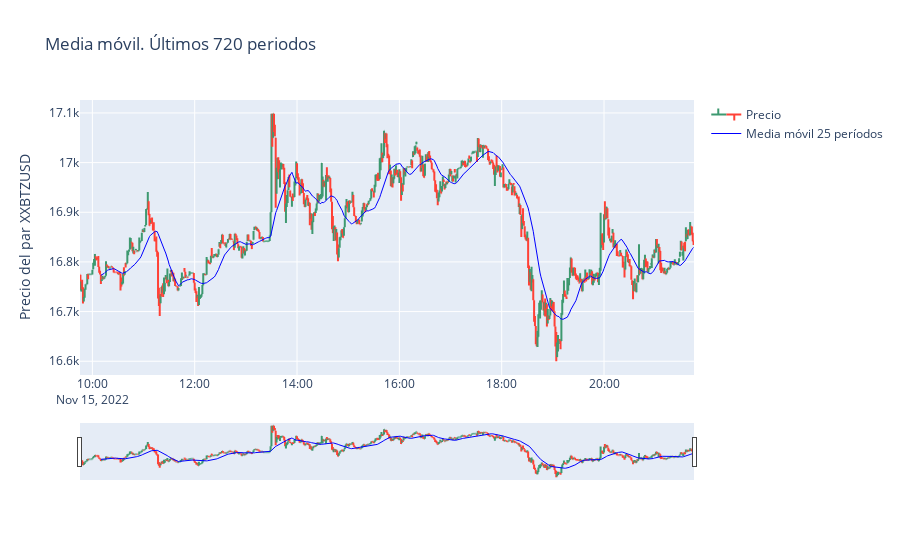

Here is the notebook cell this chart was saved with:
### Markdown cell above
## Gráfico média móvil

### Code cell
hovertext = []
for i in range(len(df_test['open'])):
    hovertext.append('<br>Precio: '+str(df_test['close'][i]))

fig = go.Figure(data=[go.Ohlc(x=df_test['time'],
                open=df_test['open'],
                high=df_test['high'],
                low=df_test['low'],
                close=df_test['close'],
                text=hovertext,
                hoverinfo='text',
                name='Precio'),
    go.Scatter(
    x=df_test['time'],
    y=df_test['SMA25'],
    line=dict(color='blue',
              width=1),
    name='Media móvil 25 períodos')
])

fig.update_layout(
    title='Media móvil. Últimos 720 periodos',
    yaxis_title='Precio del par XXBTZUSD'
)

fig.show()

### Figure 1 — Plotly figure (JSON) as saved in the notebook; plotly's stock layout.template omitted (floating-point values rounded to 4 significant figures; data arrays with more than 128 entries replaced by an {"elided": "..."} marker saying what was removed)
{"data": [{"close": {"elided": "720 float values"}, "high": {"elided": "720 float values"}, "hoverinfo": "text", "low": {"elided": "720 float values"}, "name": "Precio", "open": {"elided": "720 float values"}, "text": {"elided": "720 str values"}, "type": "ohlc", "x": {"elided": "720 str values"}}, {"line": {"color": "blue", "width": 1}, "name": "Media móvil 25 períodos", "type": "scatter", "x": {"elided": "720 str values"}, "y": {"elided": "720 float values"}}], "layout": {"title": {"text": "Media móvil. Últimos 720 periodos"}, "yaxis": {"title": {"text": "Precio del par XXBTZUSD"}}}}
